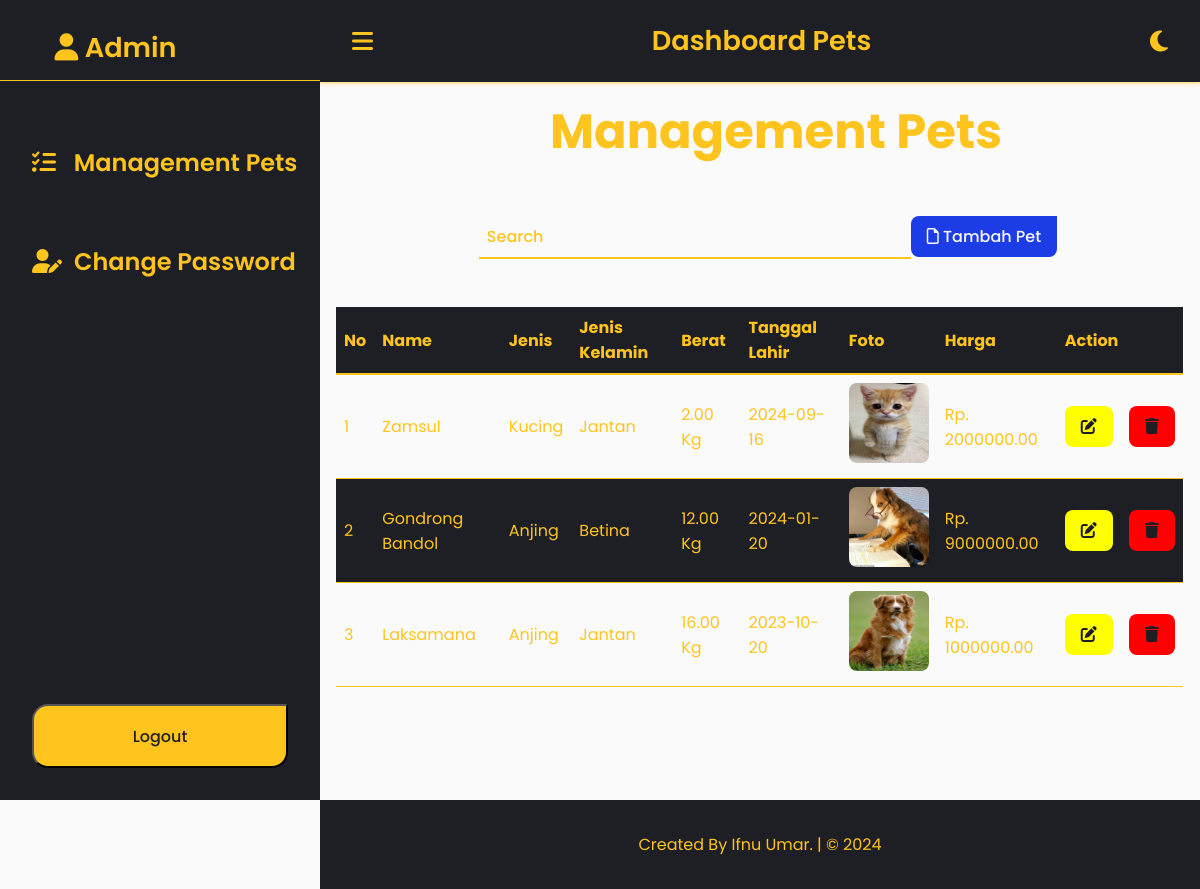
/admin.php (signed in), run on the app's committed database.
### tables this page shows
CREATE TABLE `data_pet` (
  `id_pet` int NOT NULL,
  `name_pet` varchar(50) NOT NULL,
  `jenis` enum('Anjing','Kucing','Bebek','Ular','Kura-kura','Unggas','Hamster','Kadal','Kapibara') NOT NULL,
  `jenis_kelamin` enum('Jantan','Betina') NOT NULL,
  `berat` decimal(10,2) NOT NULL,
  `tanggal_lahir` date NOT NULL,
  `path_poto` varchar(255) NOT NULL,
  `harga` decimal(10,2) NOT NULL
);

### config.php (called while the page is built, shortened)
<?php
$servername = "localhost";
$username = "root";
$password = "";
$dbname = "pets_shop";
$conn = mysqli_connect($servername, $username, $password, $dbname);
function lihatHewan() {
    global $conn;
    $sql = "SELECT * FROM data_pet";
    $result = mysqli_query($conn, $sql);
    $result = mysqli_fetch_all($result, MYSQLI_ASSOC);
    return $result;
}
?>

### admin.php (the view, shortened to what this page needs)
<?php
require 'config.php';
$data_pets = lihatHewan();
include 'template-admin/header.php'
?>
<div class="container-managemant">
    <div class="title">
        <h2>Management Pets</h2>
    </div>
    <div class="content">
        <div class="search">
            <input type="text" id="search" name="search" placeholder="Search" value="<?= isset($keyword) ? $keyword : '' ?>">
            <div class="btn">
                <a href="add_pet.php"><button type="button" class="btn-add"><i class="fa-regular fa-file"></i> Tambah Pet</button></a>
            </div>
        </div>
        <div class="table-container">
            <table>
                <thead>
                    <tr>
                        <th>No</th>
                        <th>Name</th>
                        <th>Jenis</th>
                        <th>Jenis Kelamin</th>
                        <th>Berat</th>
                        <th>Tanggal Lahir</th>
                        <th>Foto</th>
                        <th>Harga</th>
                        <th>Action</th>
                    </tr>
                </thead>
                <tbody id="pets-table-body">
                    <?php
                    if (count($data_pets) > 0) {
                        $number = 1;
                        foreach ($data_pets as $key => $value) {
                        $value['path_poto'] = str_replace('C:/laragon/www/posttest7/', '', $value['path_poto']);
                    ?>
                    <tr>
                        <td><?= $number++ ?></td>
                        <td><?= $value['name_pet'] ?></td>
                        <td><?= $value['jenis'] ?></td>
                        <td><?= $value['jenis_kelamin'] ?></td>
                        <td><?= $value['berat'] ?> Kg</td>
                        <td><?= $value['tanggal_lahir'] ?></td>
                        <td><img src="<?= $value['path_poto'] ?>" alt="Foto Pet"></td>
                        <td>Rp. <?= $value['harga'] ?></td>
                        <td>
                            <div class="action">
                                <a href="edit_pet.php?id_pet=<?= $value['id_pet'] ?>"><button class="btn-edit"><i class="fa-solid fa-pen-to-square"></i></button></a>
                                <a href="delete_pet.php?id_pet=<?= $value['id_pet'] ?>"><button class="btn-delete" onclick="return confirm('Apakah Anda Yakin Ingin Menghapusnya 😲?')"><i class="fa-solid fa-trash"></i></button></a>
                            </div>
                        </td>
                    </tr>
                    <?php
                    }
                } else {
                    ?>
                    <tr>
                        <td colspan="9">Data masih kosong</td>
                    </tr>
                    <?php
                }
                    ?>
                </tbody>
            </table>
        </div>
    </div>
</div>
<?php
include 'template-admin/footer.php'
?>

### template-admin/header.php (shortened to what this page needs)
<!DOCTYPE html>
<html lang="en">
<head>
    <link rel="stylesheet" href="https://cdnjs.cloudflare.com/ajax/libs/font-awesome/6.6.0/css/all.min.css">
    <link rel="stylesheet" href="css/admin.css">
</head>
<body>
    <section class="sidebar">
        <div class="user logo">
        <i class="fa-solid fa-user"></i>
            <span>Admin</span>
        </div>
        <hr>
        <div class="menu">
            <ul>
                <li><a href="admin.php"><i class="fa-solid fa-list-check"></i><span> Management Pets</span></a></li>
                <li><a href="#" id="change-pass"><i class="fa-solid fa-user-pen"></i><span>Change Password</span></a></li>
                <li><form action="logout.php" method="post">
                    <input class="btn-logout" id="logout" type="submit" name="logout" value="Logout" onclick="return confirm('Are you sure you want to logout?');">
                </form></li>
            </ul>
        </div>
    </section>
    <section class="navbar">
        <div class="menu">
            <div class="burger"><i class="fa-solid fa-bars"></i></div>
            <div class="logo">Dashboard Pets</div>
            <div class="sun"><i class="fa-solid fa-moon"></i></div>
        </div>
    </section>

### template-admin/footer.php (shortened to what this page needs)
<footer class="footer">
        <div class="credit">
            <p>Created By Ifnu Umar. | &copy; 2024</p>
        </div>
</footer>
</body>
</html>

### data on the page
data_pet: name_pet "Zamsul", jenis "Kucing", jenis_kelamin "Jantan", berat "2.00", tanggal_lahir "2024-09-16", shows a picture, harga "2000000.00"
data_pet: name_pet "Gondrong Bandol", jenis "Anjing", jenis_kelamin "Betina", berat "12.00", tanggal_lahir "2024-01-20", shows a picture, harga "9000000.00"
data_pet: name_pet "Laksamana", jenis "Anjing", jenis_kelamin "Jantan", berat "16.00", tanggal_lahir "2023-10-20", shows a picture, harga "1000000.00"
